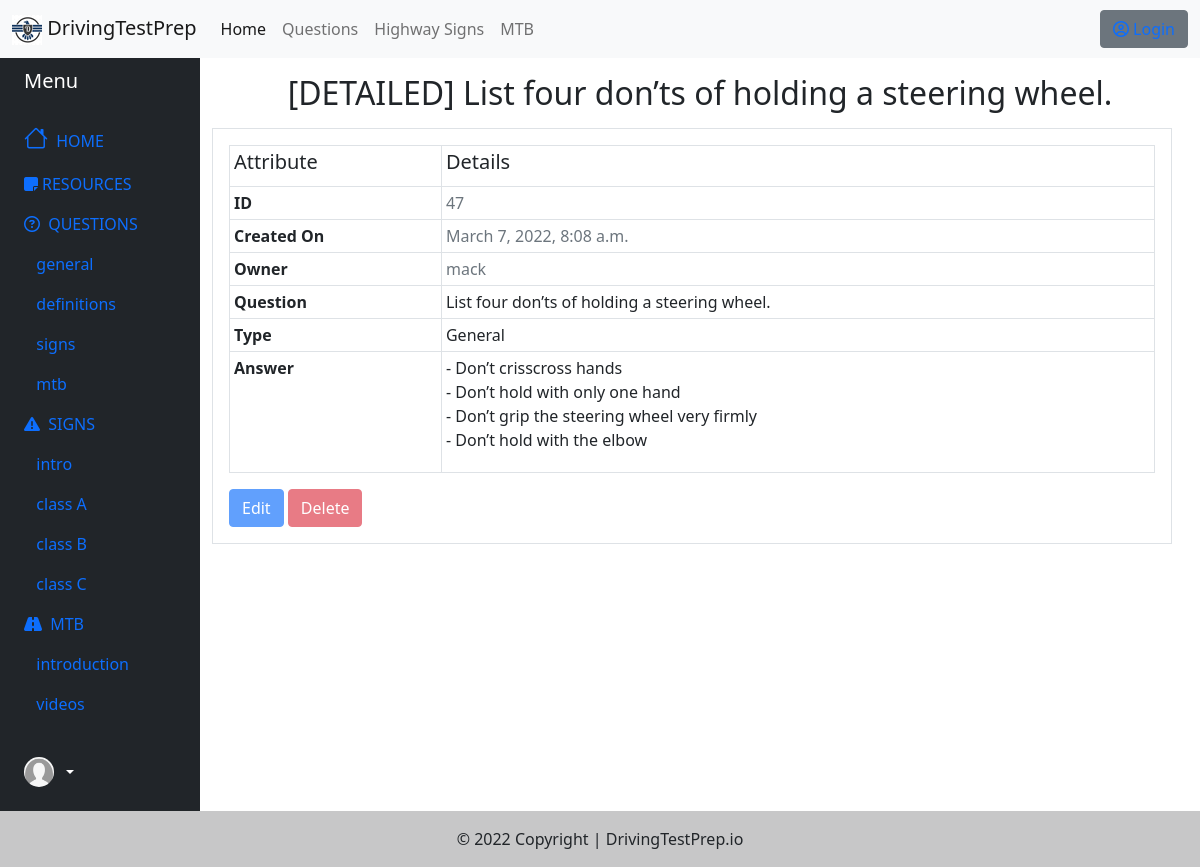
The app's page /questions/question-detail/47, older data.
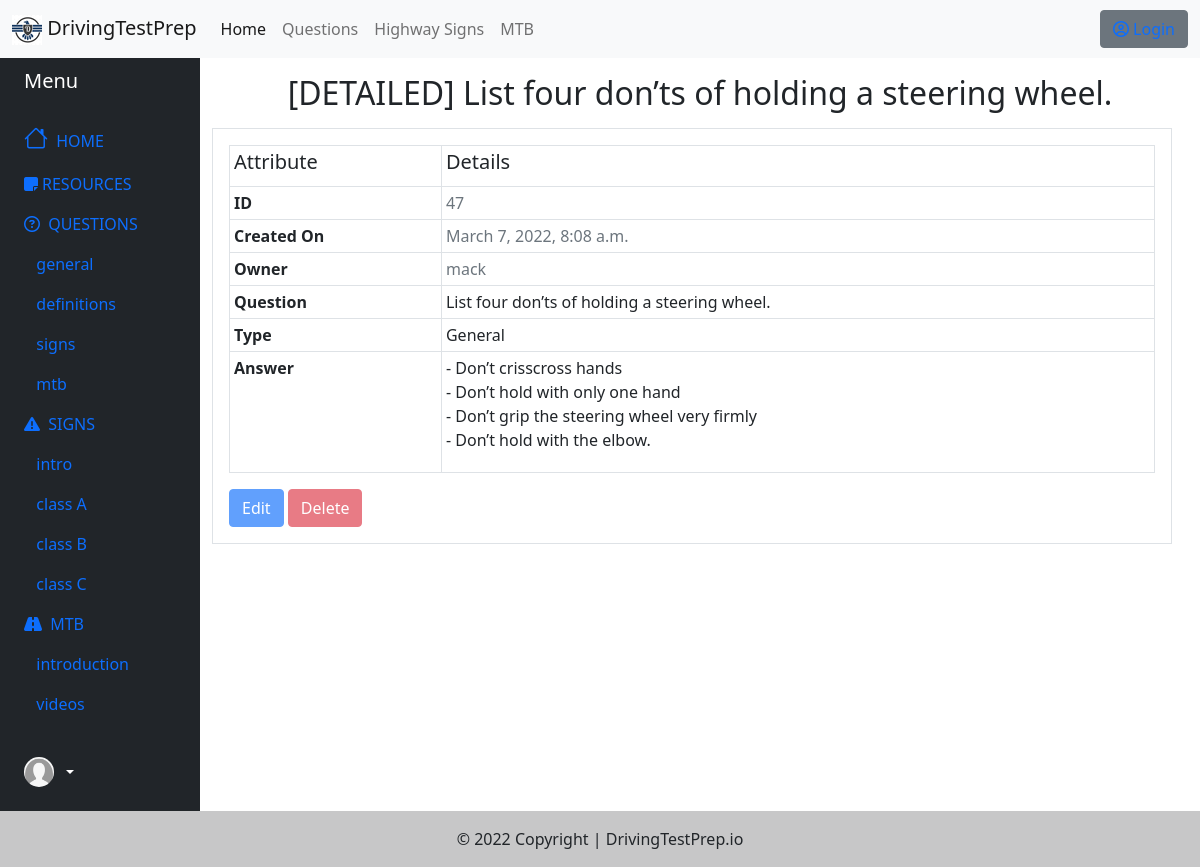
The same page, newer data.
### questions/models.py (models this page shows, shortened)
class Question(models.Model):
    QS_TYPE_CHOICES = (('General', 'General'),
                        ('Definition', 'Definition'),
                        ('Signs', 'Signs'),
                        ('Mtb', 'Mtb'))
    qs_title = models.CharField(max_length=1000, unique=True, verbose_name=u"Question")
    qs_owner = models.ForeignKey(User, on_delete=models.DO_NOTHING, blank=True)
    qs_type = models.CharField(max_length=1000, choices=QS_TYPE_CHOICES, verbose_name=u"Type")
    qs_answer = models.TextField(verbose_name=u"Answer")
    qs_date_added = models.DateTimeField(default=datetime.now, blank=True)
    qs_likes = models.ManyToManyField(User, related_name='questions_like', blank=True)
    qs_dislikes = models.ManyToManyField(User, related_name='questions_dislike', blank=True)
    class Meta:
        ordering = ["-id"]

### questions/views.py (the view)
# urls.py: path('question-detail/<int:pk>', QuestionDetailView.as_view(), name='question-detail'),
class QuestionDetailView(DetailView):
    model = Question
    template_name = 'questions/question_detail.html'

### questions/templates/questions/question_detail.html (shortened to what this page needs)
{% extends "highwaysign/base_sidenav.html" %}
{% load static %}
{% block content1 %}
<h2 class="text-center">[DETAILED] {{ object.qs_title }} </h2>
<div class="border m-3 ms-0 p-3">
    <table class="table table-sm table-bordered">
        <tr>
            <th><h5>Attribute</h5></th>
            <th><h5>Details</h5></th>
        </tr>
        <tr>
            <td><b>ID</b></td>
            <td class="text-muted">{{ object.id }}</td>
        <tr>
        <tr>
            <td><b>Created On</b></td>
            <td class="text-muted">{{ object.qs_date_added }}</td>
        <tr>
            <td><b>Owner</b></td>
            <td class="text-muted">{{ object.qs_owner }}</td>
        </tr>
        <tr>
            <td><b>Question</b></td>
            <td>{{ object.qs_title }}</td>
        </tr>
        <tr>
            <td><b>Type</b></td>
            <td>{{ object.qs_type }}</td>
        </tr>
        <tr>
            <td><b>Answer</b></td>
            <td>{{ object.qs_answer|linebreaks }}</td>
        </tr>
    </table>
    {% if object.qs_owner == user %}
        <a href="{% url 'question-edit' object.id %}">
            <button type="button" class="btn btn-primary">Edit</button></a>
        <a href="{% url 'question-delete' object.id %}">
            <button type="button" class="btn btn-danger">Delete</button></a>
    {% else %}
        <a href="#">
            <button type="button" class="btn btn-primary disabled">Edit</button></a>
        <a href="#">
            <button type="button" class="btn btn-danger disabled">Delete</button></a>
    {% endif %}
</div>
{% endblock content1 %}

Row changes from the older to the newer data that the page shows:
changed Question "List four don’ts of holding a steering wheel.": qs_answer "- Don’t crisscross hands - Don’t hold with only one hand - Don’t grip the steering wheel very firmly - Don’t hold with the elbow" → "- Don’t crisscross hands - Don’t hold with only one hand - Don’t grip the steering wheel very firmly - Don’t hold with the elbow."
